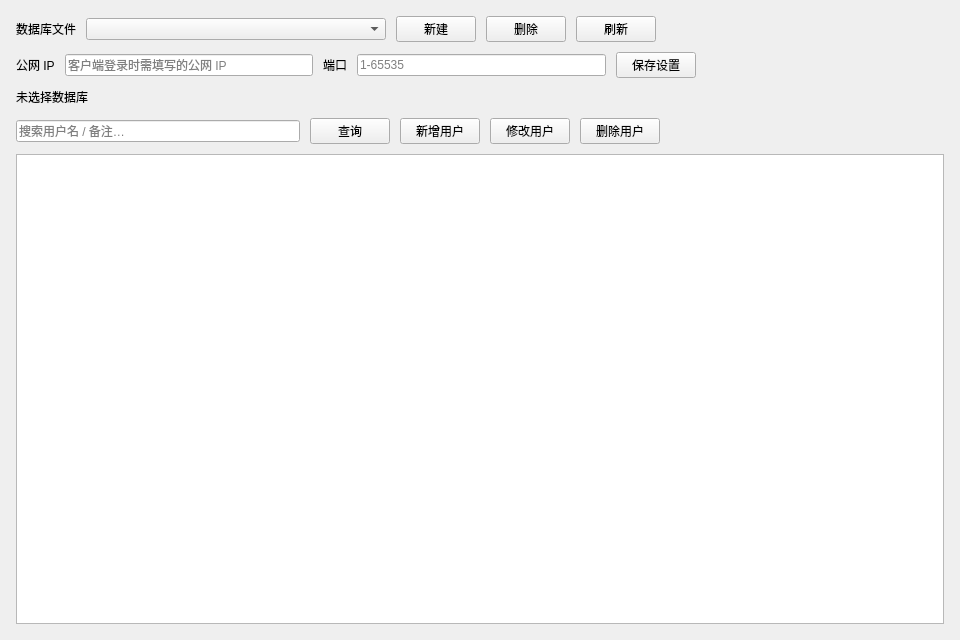
<?xml version="1.0" encoding="UTF-8"?>
<ui version="4.0">
 <class>ServerUserPage</class>
 <widget class="QWidget" name="ServerUserPage">
  <property name="geometry">
   <rect>
    <x>0</x>
    <y>0</y>
    <width>960</width>
    <height>640</height>
   </rect>
  </property>
  <property name="windowTitle">
   <string>用户管理</string>
  </property>
  <layout class="QVBoxLayout" name="mainLayout">
   <property name="spacing">
    <number>12</number>
   </property>
   <property name="leftMargin">
    <number>16</number>
   </property>
   <property name="topMargin">
    <number>16</number>
   </property>
   <property name="rightMargin">
    <number>16</number>
   </property>
   <property name="bottomMargin">
    <number>16</number>
   </property>
   <item>
    <widget class="QFrame" name="dbFrame">
     <property name="minimumHeight">
      <number>150</number>
     </property>
     <property name="frameShape">
      <enum>QFrame::NoFrame</enum>
     </property>
     <layout class="QVBoxLayout" name="dbFrameLayout">
      <property name="spacing">
       <number>10</number>
      </property>
      <property name="leftMargin">
       <number>0</number>
      </property>
      <property name="topMargin">
       <number>0</number>
      </property>
      <property name="rightMargin">
       <number>0</number>
      </property>
      <property name="bottomMargin">
       <number>0</number>
      </property>
      <item>
       <layout class="QHBoxLayout" name="dbHeaderLayout">
        <item>
         <widget class="QLabel" name="dbLabel">
          <property name="text">
           <string>数据库文件</string>
          </property>
         </widget>
        </item>
        <item>
         <widget class="ElaComboBox" name="dbComboBox">
          <property name="minimumSize">
           <size>
            <width>300</width>
            <height>0</height>
           </size>
          </property>
          <property name="toolTip">
           <string>选择要管理的账号数据库文件</string>
          </property>
         </widget>
        </item>
        <item>
         <widget class="ElaPushButton" name="newDbButton">
          <property name="text">
           <string>新建</string>
          </property>
         </widget>
        </item>
        <item>
         <widget class="ElaPushButton" name="deleteDbButton">
          <property name="text">
           <string>删除</string>
          </property>
         </widget>
        </item>
        <item>
         <widget class="ElaPushButton" name="refreshDbButton">
          <property name="text">
           <string>刷新</string>
          </property>
         </widget>
        </item>
        <item>
         <spacer name="dbHeaderSpacer">
          <property name="orientation">
           <enum>Qt::Horizontal</enum>
          </property>
          <property name="sizeHint" stdset="0">
           <size>
            <width>40</width>
            <height>20</height>
           </size>
          </property>
         </spacer>
        </item>
       </layout>
      </item>
      <item>
       <layout class="QHBoxLayout" name="settingLayout">
        <item>
         <widget class="QLabel" name="ipLabel">
          <property name="text">
           <string>公网 IP</string>
          </property>
         </widget>
        </item>
        <item>
         <widget class="ElaLineEdit" name="ipLineEdit">
          <property name="minimumSize">
           <size>
            <width>180</width>
            <height>0</height>
           </size>
          </property>
          <property name="placeholderText">
           <string>客户端登录时需填写的公网 IP</string>
          </property>
         </widget>
        </item>
        <item>
         <widget class="QLabel" name="portLabel">
          <property name="text">
           <string>端口</string>
          </property>
         </widget>
        </item>
        <item>
         <widget class="ElaLineEdit" name="portLineEdit">
          <property name="minimumSize">
           <size>
            <width>100</width>
            <height>0</height>
           </size>
          </property>
          <property name="placeholderText">
           <string>1-65535</string>
          </property>
         </widget>
        </item>
        <item>
         <widget class="ElaPushButton" name="saveSettingButton">
          <property name="text">
           <string>保存设置</string>
          </property>
         </widget>
        </item>
        <item>
         <spacer name="settingSpacer">
          <property name="orientation">
           <enum>Qt::Horizontal</enum>
          </property>
          <property name="sizeHint" stdset="0">
           <size>
            <width>40</width>
            <height>20</height>
           </size>
          </property>
         </spacer>
        </item>
       </layout>
      </item>
      <item>
       <widget class="QLabel" name="dbPathLabel">
        <property name="text">
         <string>未选择数据库</string>
        </property>
       </widget>
      </item>
     </layout>
    </widget>
   </item>
   <item>
    <widget class="QFrame" name="userFrame">
     <property name="minimumHeight">
      <number>200</number>
     </property>
     <property name="frameShape">
      <enum>QFrame::NoFrame</enum>
     </property>
     <layout class="QVBoxLayout" name="userFrameLayout">
      <property name="spacing">
       <number>10</number>
      </property>
      <property name="leftMargin">
       <number>0</number>
      </property>
      <property name="topMargin">
       <number>0</number>
      </property>
      <property name="rightMargin">
       <number>0</number>
      </property>
      <property name="bottomMargin">
       <number>0</number>
      </property>
      <item>
       <layout class="QHBoxLayout" name="userToolbarLayout">
        <item>
         <widget class="ElaLineEdit" name="searchLineEdit">
          <property name="minimumSize">
           <size>
            <width>220</width>
            <height>0</height>
           </size>
          </property>
          <property name="placeholderText">
           <string>搜索用户名 / 备注…</string>
          </property>
         </widget>
        </item>
        <item>
         <widget class="ElaPushButton" name="searchButton">
          <property name="text">
           <string>查询</string>
          </property>
         </widget>
        </item>
        <item>
         <widget class="ElaPushButton" name="addUserButton">
          <property name="text">
           <string>新增用户</string>
          </property>
         </widget>
        </item>
        <item>
         <widget class="ElaPushButton" name="editUserButton">
          <property name="text">
           <string>修改用户</string>
          </property>
         </widget>
        </item>
        <item>
         <widget class="ElaPushButton" name="deleteUserButton">
          <property name="text">
           <string>删除用户</string>
          </property>
         </widget>
        </item>
        <item>
         <spacer name="userToolbarSpacer">
          <property name="orientation">
           <enum>Qt::Horizontal</enum>
          </property>
          <property name="sizeHint" stdset="0">
           <size>
            <width>40</width>
            <height>20</height>
           </size>
          </property>
         </spacer>
        </item>
       </layout>
      </item>
      <item>
       <widget class="ElaTableView" name="userTableView">
        <property name="toolTip">
         <string>当前数据库中的用户列表</string>
        </property>
       </widget>
      </item>
     </layout>
    </widget>
   </item>
  </layout>
 </widget>
 <customwidgets>
  <customwidget>
   <class>ElaComboBox</class>
   <extends>QComboBox</extends>
   <header>ElaComboBox.h</header>
  </customwidget>
  <customwidget>
   <class>ElaLineEdit</class>
   <extends>QLineEdit</extends>
   <header>ElaLineEdit.h</header>
  </customwidget>
  <customwidget>
   <class>ElaPushButton</class>
   <extends>QPushButton</extends>
   <header>ElaPushButton.h</header>
  </customwidget>
  <customwidget>
   <class>ElaTableView</class>
   <extends>QTableView</extends>
   <header>ElaTableView.h</header>
  </customwidget>
 </customwidgets>
 <resources/>
 <connections/>
</ui>
